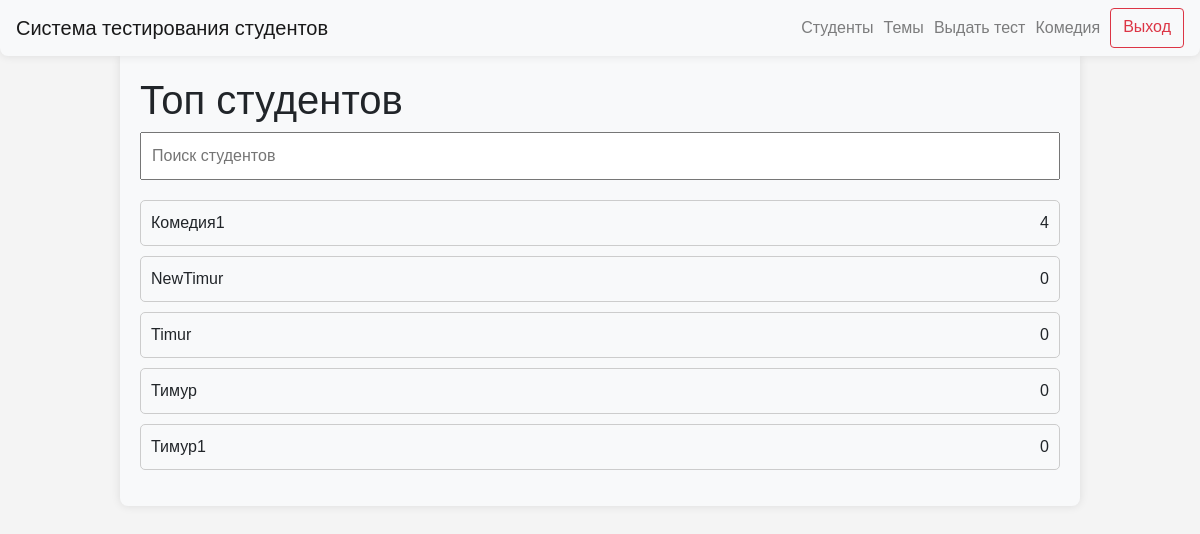
/top_students (signed in), run on an earlier commit of the app's database.
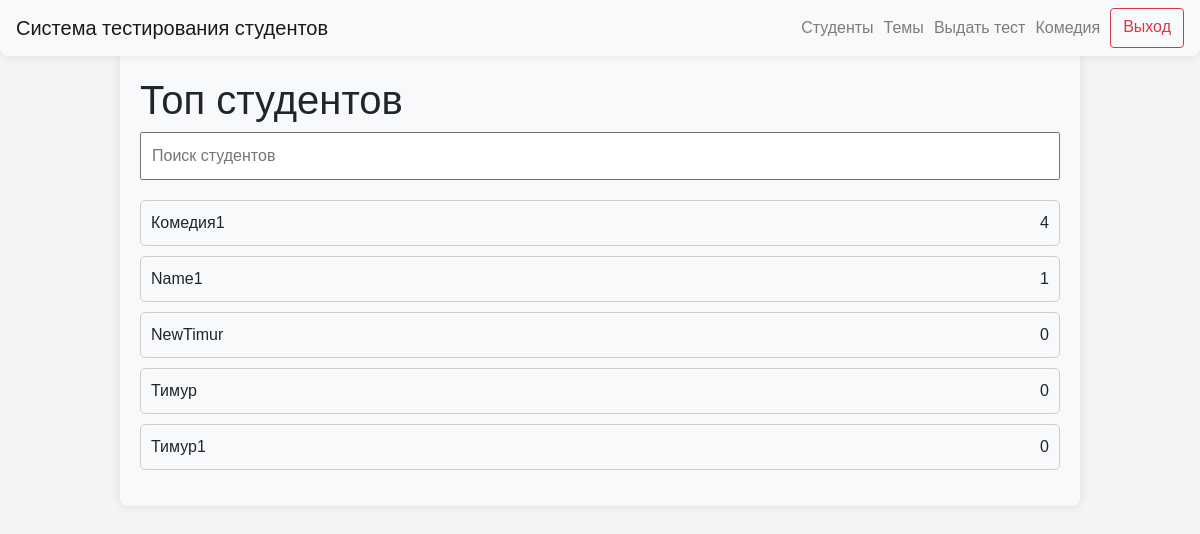
And on a later commit of the database.
### data/users.py (models this page shows)
class User(SqlAlchemyBase, UserMixin, SerializerMixin):
    __tablename__ = "users"
    id = sqlalchemy.Column(
        sqlalchemy.Integer,
        primary_key=True,
        autoincrement=True,
    )
    name = sqlalchemy.Column(
        sqlalchemy.String,
        nullable=True,
    )
    group_id = sqlalchemy.Column(
        sqlalchemy.Integer,
        sqlalchemy.ForeignKey(
            "groups.id",
            ondelete="CASCADE",
        ),
        nullable=False,
    )
    date_of_birth = sqlalchemy.Column(
        sqlalchemy.Date,
        nullable=False,
    )
    user_level = sqlalchemy.Column(
        sqlalchemy.String,
        default="student",
    )

### server.py (the view)
@app.route("/top_students")
@login_required
def top_students():
    if current_user.user_level == "admin":
        db_sess = db_session.create_session()
        students = db_sess.query(User).filter(User.user_level == "student").all()
        students_res = [
            [
                student.name,
                count_cor_wng_ans(
                    db_sess.query(BlitzTest)
                    .filter(
                        BlitzTest.student == student.id,
                    )
                    .all(),
                )[0],
            ]
            for student in students
        ]
        students_top = sorted(students_res, key=lambda x: x[1], reverse=True)
        print(students_top)
        return render_template(
            "top_students.html",
            title="Топ студентов",
            students_top=students_top,
        )
    abort(403)

### data/db_session.py (called while the page is built)
def create_session() -> Session:
    global __factory
    return __factory()

### server.py (called while the page is built)
@login_manager.user_loader
def load_user(user_id):
    db_sess = db_session.create_session()
    return db_sess.query(User).get(user_id)

### utils/count_correct_and_wrong_ans.py (called while the page is built)
def count_cor_wng_ans(student_tests):
    correct_ans = 0
    wrong_ans = 0
    for test in student_tests:
        if test.result_answer_1 == 1:
            correct_ans += 1
        if test.result_answer_2 == 1:
            correct_ans += 1
        if test.result_answer_3 == 1:
            correct_ans += 1
        if test.result_answer_4 == 1:
            correct_ans += 1
        if test.result_answer_5 == 1:
            correct_ans += 1
        if test.result_answer_1 == 0:
            wrong_ans += 1
        if test.result_answer_2 == 0:
            wrong_ans += 1
        if test.result_answer_3 == 0:
            wrong_ans += 1
        if test.result_answer_4 == 0:
            wrong_ans += 1
        if test.result_answer_5 == 0:
            wrong_ans += 1
    return [correct_ans, wrong_ans]

### templates/top_students.html (shortened to what this page needs)
{% extends "base.html" %}
{% block content %}
<body>
<h1>Топ студентов</h1>
<input type="text" id="searchInput" onkeyup="searchTests()" placeholder="Поиск студентов">
<ul id="testList">
    {% for name, res in students_top %}
    <li class="testItem">{{ name }}
        <div class="buttons-container"><a>{{ res }}</a></div>
    </li>
    {% endfor %}
</ul>
</body>
{% endblock %}

What changed in the data, as far as the page shows it:
changed User: name "Timur" → "Name1"; group "0" → "1"; moves up the list
